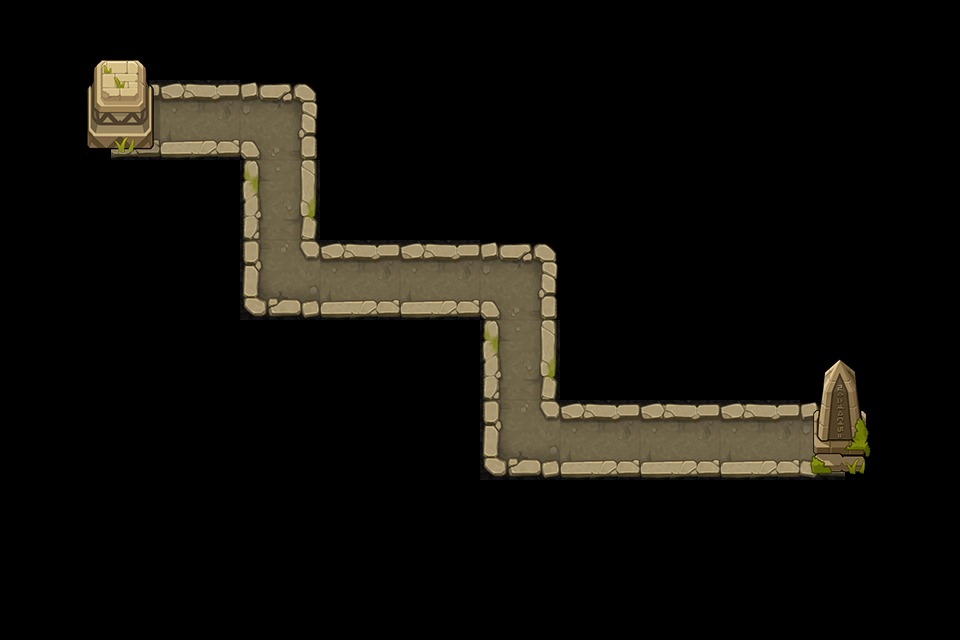

Tiled map render using the project's own tile images. Description and the map definition, with tile-layer contents summarised, below:
An orthogonal 12x8 tile map with 80x80 px tiles, 2 tile layers (road, object) and 13 objects (P0, P1, P2, P3, P4, ...).

<map version="1.0" tiledversion="1.0.3" orientation="orthogonal" renderorder="right-down" width="12" height="8" tilewidth="80" tileheight="80" nextobjectid="14">
 <tileset firstgid="1" name="huangye" tilewidth="80" tileheight="80" tilecount="15" columns="5">
  <image source="huangye.png" width="400" height="240" />
 </tileset>
 <layer name="road" width="12" height="8">
  <data>[96 cells, 14 non-empty, 6 distinct tile ids]</data>
 </layer>
 <layer name="object" width="12" height="8">
  <data>[96 cells, 4 non-empty, 4 distinct tile ids]</data>
 </layer>
 <objectgroup name="path" visible="0">
  <object id="1" name="P0" x="164" y="120" />
  <object id="2" name="P1" x="280" y="120" />
  <object id="3" name="P2" x="280" y="280" />
  <object id="4" name="P3" x="520" y="280" />
  <object id="5" name="P4" x="520" y="440" />
  <object id="6" name="P5" x="800" y="440" />
  <object id="7" name="O0" x="320" y="80" width="240" height="160" />
  <object id="8" name="O1" x="560" y="80" width="240" height="320" />
  <object id="9" name="O2" x="800" y="80" width="160" height="240" />
  <object id="10" name="O3" x="0" y="160" width="240" height="320" />
  <object id="11" name="O4" x="240" y="320" width="240" height="160" />
  <object id="12" name="O5" x="80" y="480" width="800" height="80" />
  <object id="13" name="O6" x="880" y="320" width="80" height="160" />
 </objectgroup>
</map>
